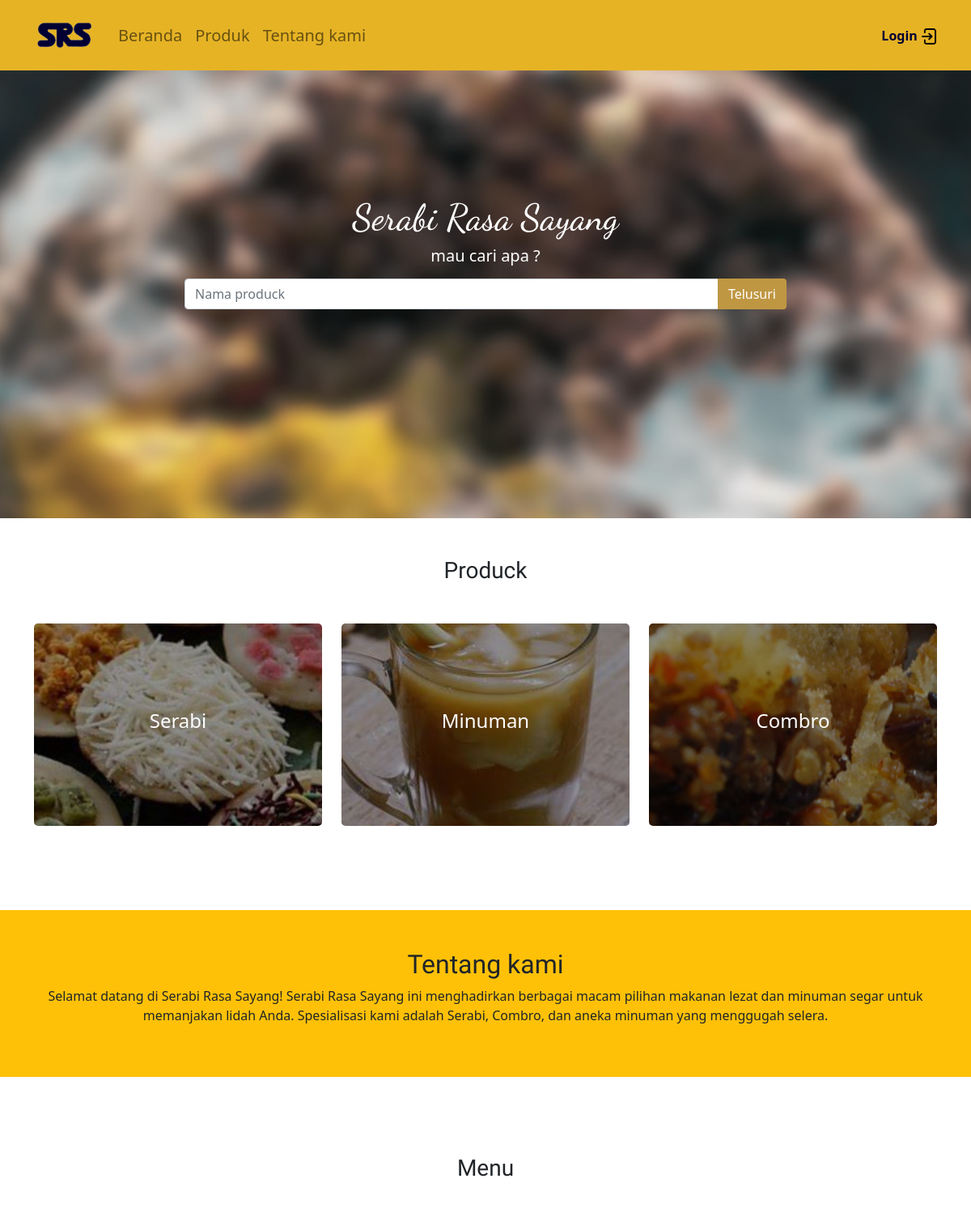
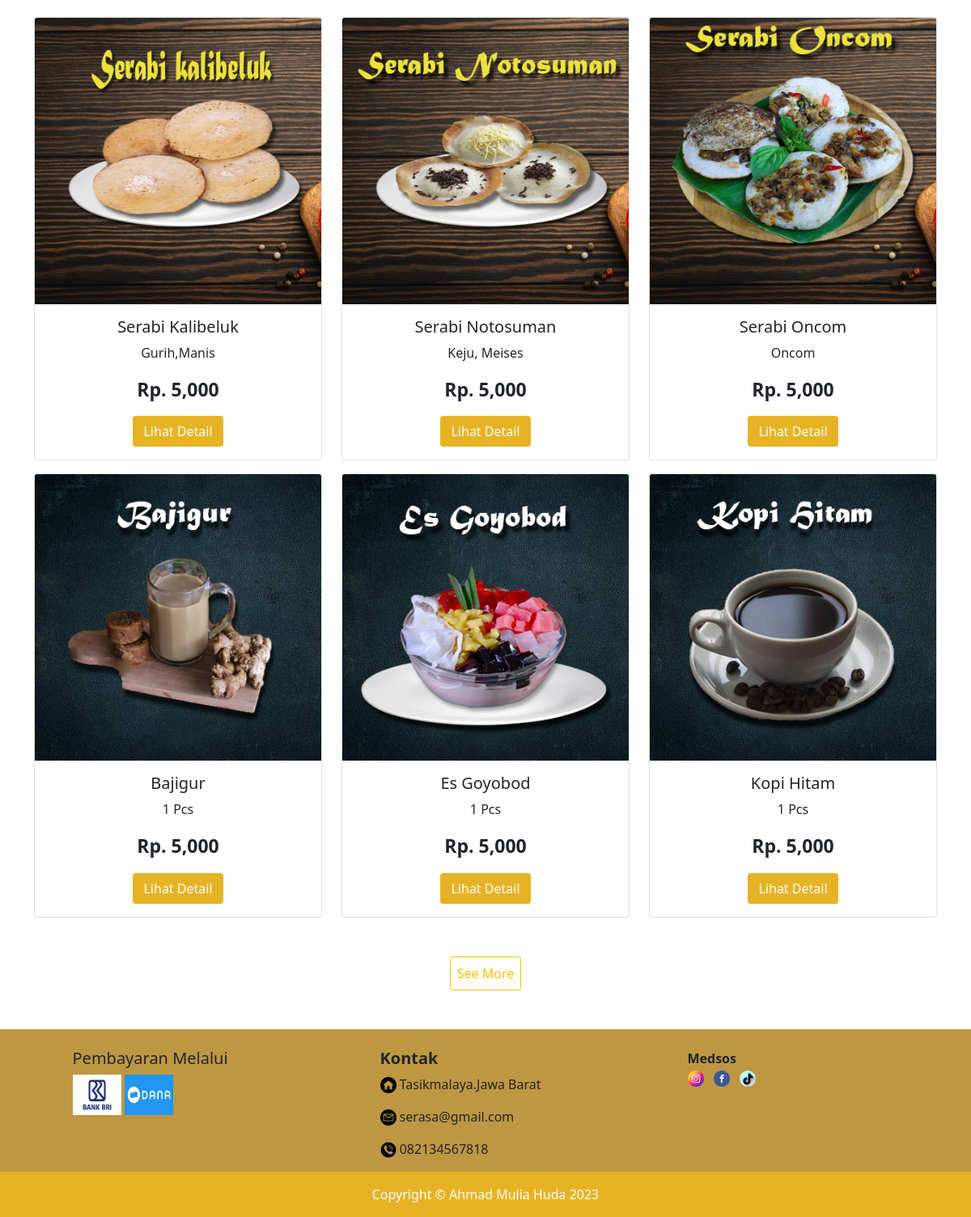
The page / on the database its author committed (2 pictures, top to bottom).
### tables this page shows
CREATE TABLE `produck` (
  `id` int NOT NULL,
  `kategori_id` int NOT NULL,
  `nama` varchar(100) NOT NULL,
  `harga` double NOT NULL,
  `foto` varchar(255) DEFAULT NULL,
  `detail` text,
  `ketersediaan_stok` enum('habis','tersedia') DEFAULT 'tersedia'
);

### index.php (the view, shortened to what this page needs)
<?php
require "koneksi.php";
$queryProduk = mysqli_query($link, "SELECT id, nama, harga, foto, detail FROM produck LIMIT 6");
?>
<!doctype html>
<html lang="en">
  <head>
    <link href="https://cdn.jsdelivr.net/npm/bootstrap@5.0.2/dist/css/bootstrap.min.css" rel="stylesheet">
    <link rel="stylesheet" href="css/style.css">
  </head>
  <body id="page-top">
<?php require ("navbar.php"); ?>
<section id="utama" class="container-fluid banner d-flex align-items-center" id="telusuri">
  <div class="container text-center text-banner">
    <h2>Serabi Rasa Sayang</h2>
    <h5>mau cari apa ?</h5>
    <div class="col-8 offset-2">
      <form method="get" action="produk.php">
    <div class="input-group my-3 telusuri">
    <input type="text" class="form-control" placeholder="Nama produck" aria-label="Recipient's username" aria-describedby="basic-addon2" name="keyword" autocomplete="off">
    <button type="submit" class="btn warna3 text-white"> Telusuri</button>
    </div>
      </form>
    </div>
</div>
</section>
<div id="produck" class="container-fluid py-5">
  <div class="container text-center">
    <h3 class="font">Produck</h3>
    <div class="row mt-5">
      <div class="col-md-4 mb-2">
          <div class="produck kategori-makanan1 d-flex justify-content-center align-items-center ">
            <h4 class="text-white text-kategori "><a href="produk.php?kategori=Serabi">Serabi</a></h4>
        </div>
      </div>
      <div class="col-md-4 mb-2">
      <div class="produck kategori-makanan2 d-flex justify-content-center align-items-center ">
            <h4 class="text-white text-kategori "><a href="produk.php?kategori=Minuman">Minuman</a></h4>
        </div>
      </div>
      <div class="col-md-4 mb-2">
      <div class="produck kategori-makanan3 d-flex justify-content-center align-items-center ">
            <h4 class="text-white text-kategori "><a href="produk.php?kategori=Combro">Combro</a></h4>
        </div>
      </div>
    </div>
  </div>
</div>
<section >
  <div id="about" class="container-fluid bg-warning mt-5 pt-5 pb-5">
  <div class="container text-center">
    <h2 class="font">Tentang kami</h2>
    <p>
        Selamat datang di Serabi Rasa Sayang!
      Serabi Rasa Sayang ini menghadirkan berbagai macam pilihan makanan lezat
      dan minuman segar untuk memanjakan lidah Anda. Spesialisasi kami adalah Serabi, Combro,
      dan aneka minuman yang menggugah selera.
    </p>
    </div>
  </div>
</section>
<div id="menu" class="container-fluid mt-5 py-5">
  <div class="container text-center">
    <h3 class="text-center font">Menu</h3>
    <div class="row mt-5 text-center">
      <?php while($data = mysqli_fetch_array($queryProduk)) {?>
      <div class="col-md-4 mt-3">
       <div class="card h-100 lihat-detail">
         <div class="image-produk">
            <img src="img/image/<?php echo $data['foto']; ?>" class="card-img-top" alt="...">
         </div>
          <div class="card-body">
          <h5 class="card-title"><?php echo $data['nama']; ?></h5>
          <p class="card-text"><?php echo $data['detail']; ?></p>
        <p class="card-text text-harga"><b>Rp. <?php echo number_format($data['harga']); ?></b></p>
        <a href="produk-detail.php?nama=<?php echo $data['nama'];?>" class="btn warna4 text-white">Lihat Detail</a>
      </div>
    </div>
      </div>
    <?php } ?>
    </div >
    <a class="btn btn-outline-warning mt-5 p-2 see-more" href="produk.php">See More</a>
  </div>
      </div>
<?php require "footer.php"; ?>
  </body>
</html>

### navbar.php (shortened to what this page needs)
   <nav class="navbar navbar-expand-lg navbar-light warna4 fixed-top position-fixed p-3">
  <div class="container">
    <a class="navbar-brand" href="#"><img src="img/icons/logo1.png" alt="" width="80" height="45"></a>
    <div class="collapse navbar-collapse" id="navbarNav">
      <ul class="navbar-nav fs-5 text-nav">
       <li class="nav-item dropdown">
          <a class="nav-link " href="index.php">Beranda</a>
        </li>
        <li class="nav-item">
          <a class="nav-link" href="produk.php">Produk</a>
        </li>
        <li class="nav-item">
          <a class="nav-link" href="about.php">Tentang kami</a>
        </li>
      </ul>
    <div class="ms-auto login">
<?php
if (isset($_SESSION['role'])) {
  $user_logged_in = $_SESSION['role'];
  if ($user_logged_in == 'admin') {
    ?>
    <ul class="navbar-nav me-auto mb-2 mb-lg-0">
      <li class="nav-item dropdown img-profil">
        <a class="nav-link" href="#" id="navbarDropdown" role="button" data-bs-toggle="dropdown" aria-expanded="false">
          <img src="img/icons/default.png" width="45" alt="Profile Image">
        </a>
        <ul class="dropdown-menu" aria-labelledby="navbarDropdown">
          <li><a class="dropdown-item" href="adminpanel/index.php">Halaman Admin</a></li>
          <li><a class="dropdown-item" href="pesanan.php">Pesanan</a></li>
          <li><a class="dropdown-item" href="keranjang.php">Keranjang</a></li>
          <li><hr class="dropdown-divider"></li>
          <li><a class="dropdown-item" onclick="return confirm('Apakah Anda Yakin Ingin Keluar!!');" href="logout.php">logout <img src="img/icons/login.png" alt="" width="20" height="20"></a></li>
        </ul>
      </li>
    </ul>
    <?php
  } else {
    ?>
    <ul class="navbar-nav me-auto mb-2 mb-lg-0">
      <li class="nav-item dropdown img-profil">
        <a class="nav-link" href="#" id="navbarDropdown" role="button" data-bs-toggle="dropdown" aria-expanded="false">
          <img src="img/icons/default.png" width="45" alt="Profile Image">
        </a>
        <ul class="dropdown-menu" aria-labelledby="navbarDropdown">
        <li><a class="dropdown-item" href="pesanan.php">Pesanan</a></li>
          <li><a class="dropdown-item" href="keranjang.php">Keranjang</a></li>
          <li><hr class="dropdown-divider"></li>
          <li><a class="dropdown-item" onclick="return confirm('Apakah Anda Yakin Ingin Keluar!!');" href="logout.php">logout <img src="img/icons/login.png" alt="" width="20" height="20"></a></li>
        </ul>
      </li>
    </ul>
    <?php
  }
} else {
  ?>
  <div class="text-login">
  <a href="../tubes/adminpanel/login.php" >
    <b>Login</b>
    <img src="img/icons/login.png" width="20" height="20" alt="">
  </a>
  </div>
  <?php
}
?>
      </div>
    </div>
  </div>
</nav>

### footer.php
<footer class=" container-fluid warna3 pt-2">
  <div class="container">
    <div class="row">
    <div class="col-md-2 col-lg-3 col-x12 mx-auto mt-3">
      <h5>Pembayaran Melalui</h5>
      <div class="card-credit" >
        <img src="img/pembayaran/bri.jpg" width="60" height="50" alt="">
        <img src="img/pembayaran/dana.jpg" width="60" height="50" alt="">
      </div>
    </div>
    <div class="col-md-2 col-lg-3 col-x12 mx-auto mt-3">
      <h5 class="fw-bold">Kontak</h5>
      <p><img src="img/icons/home.png" width="20" height="20" alt=""> Tasikmalaya.Jawa Barat</p>
      <p><img src="img/icons/email.png"  width="20" height="20" alt=""> serasa@gmail.com</p>
      <p><img src="img/icons/telephone-call.png" width="20" height="20" alt=""> 082134567818</p>
    </div>
    <div class="col-md-2 col-lg-3 col-x12 mx-auto mt-3 ">
      <div class="fw-bold">Medsos</div>
      <ul class="list-unstyled list-inline me-0">
        <li class="list-inline-item br-2">
          <a href=""><img src="img/icons/instagram.png" width="20" height="20" alt=""></a>
        </li>
        <li class="list-inline-item">
          <a href=""><img src="img/icons/facebook.png" width="20" height="20"  alt=""></a>
        </li>
        <li class="list-inline-item">
          <a href=""><img src="img/icons/tik-tok.png"width="20" height="20" alt=""></a>
        </li>
      </ul>
      </div>
    </div>
  </div>
  <div class="row text-center warna4 text-white">
      <div class="col-md-12 mt-3">
        <p class="copyright">Copyright © Ahmad Mulia Huda 2023</p>
      </div>
    </div>
</footer>

### css/style.css (style rules this page uses)
* { padding: 0; margin: 0; scroll-behavior: smooth; }
.banner { background: url(../img/background/1.png) no-repeat center center; background-size:cover; height: 80vh; color: #fff; }
.warna3 { background-color:#BF9742 ; }
.warna4 { background-color:#E6B325 ; }
.produck { height: 250px; border-radius: 5px; }
.kategori-makanan1 { background: linear-gradient(rgba(0, 0, 0, 0.4),rgba(0, 0, 0, 0.4)), url(../img/produck/serabi.jpg); background-size: cover; background-position: center; }
.kategori-makanan2 { background: linear-gradient(rgba(0, 0, 0, 0.4),rgba(0, 0, 0, 0.4)), url(../img/produck/minuman.jpg); background-size: cover; background-position: center; }
.kategori-makanan3 { background: linear-gradient(rgba(0, 0, 0, 0.4),rgba(0, 0, 0, 0.4)), url(../img/produck/combro.jpg); background-size: cover; background-position: center; }
.text-kategori a { text-decoration: none; color: white; }
.text-login a { text-decoration: none; color: #000033; }
.text-harga { font-size: 23px; }
.image-produk img { height: 100%; width: 100%; object-fit: cover; object-position: center; }
.text-banner h2 { font-family: 'Dancing Script', cursive; font-size: 45px; }
.font { font-family: 'Acme', sans-serif; }

### rows shown on the page
produck: foto (picture), nama "Serabi Kalibeluk", detail "Gurih,Manis", harga "5,000"
produck: foto (picture), nama "Serabi Notosuman", detail "Keju, Meises", harga "5,000"
produck: foto (picture), nama "Serabi Oncom", detail "Oncom", harga "5,000"
produck: foto (picture), nama "Bajigur", detail "1 Pcs", harga "5,000"
produck: foto (picture), nama "Es Goyobod", detail "1 Pcs", harga "5,000"
produck: foto (picture), nama "Kopi Hitam", detail "1 Pcs", harga "5,000"
